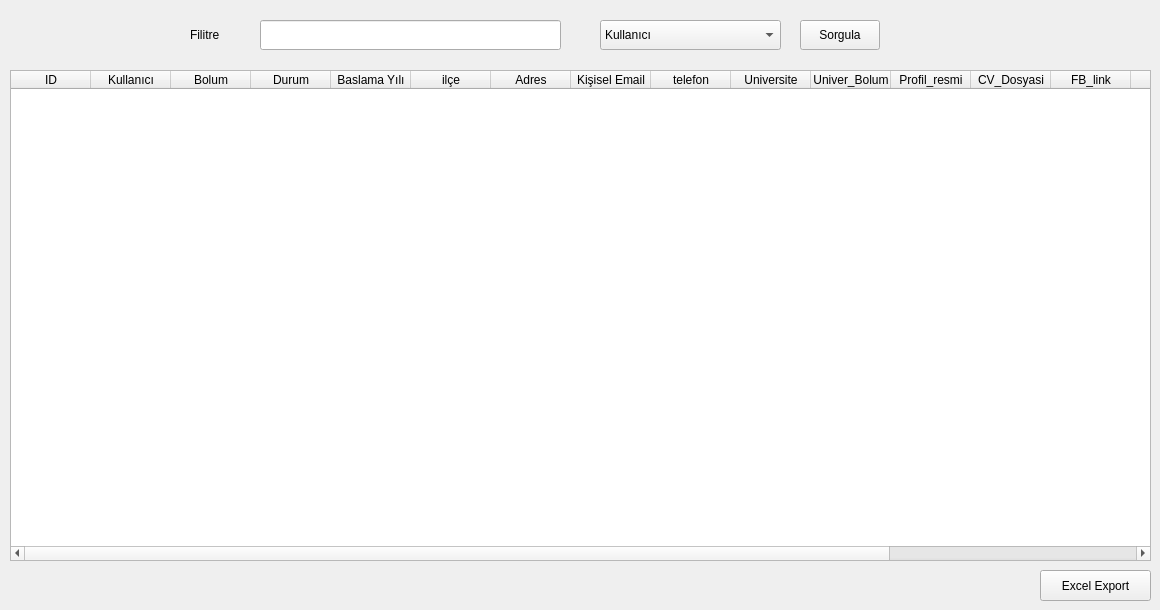
      <widget class="QWidget" name="tab_8">
       <attribute name="title">
        <string>Tum Liste</string>
       </attribute>
       <widget class="QTableWidget" name="tableWidget">
        <property name="geometry">
         <rect>
          <x>10</x>
          <y>70</y>
          <width>1141</width>
          <height>491</height>
         </rect>
        </property>
        <attribute name="horizontalHeaderDefaultSectionSize">
         <number>80</number>
        </attribute>
        <column>
         <property name="text">
          <string>ID</string>
         </property>
        </column>
        <column>
         <property name="text">
          <string>Kullanıcı</string>
         </property>
        </column>
        <column>
         <property name="text">
          <string>Bolum</string>
         </property>
        </column>
        <column>
         <property name="text">
          <string>Durum</string>
         </property>
        </column>
        <column>
         <property name="text">
          <string>Baslama Yılı</string>
         </property>
        </column>
        <column>
         <property name="text">
          <string>ilçe</string>
         </property>
        </column>
        <column>
         <property name="text">
          <string>Adres</string>
         </property>
        </column>
        <column>
         <property name="text">
          <string>Kişisel Email</string>
         </property>
        </column>
        <column>
         <property name="text">
          <string>telefon</string>
         </property>
        </column>
        <column>
         <property name="text">
          <string>Universite</string>
         </property>
        </column>
        <column>
         <property name="text">
          <string>Univer_Bolum</string>
         </property>
        </column>
        <column>
         <property name="text">
          <string>Profil_resmi</string>
         </property>
        </column>
        <column>
         <property name="text">
          <string>CV_Dosyasi</string>
         </property>
        </column>
        <column>
         <property name="text">
          <string>FB_link</string>
         </property>
        </column>
        <column>
         <property name="text">
          <string>Linkdin</string>
         </property>
        </column>
        <column>
         <property name="text">
          <string>Blog</string>
         </property>
        </column>
        <column>
         <property name="text">
          <string>Diger Link</string>
         </property>
        </column>
        <column>
         <property name="text">
          <string>Kayıt Tarihi</string>
         </property>
        </column>
       </widget>
       <widget class="QPushButton" name="pushButton_14">
        <property name="geometry">
         <rect>
          <x>1040</x>
          <y>570</y>
          <width>111</width>
          <height>31</height>
         </rect>
        </property>
        <property name="text">
         <string>Excel Export</string>
        </property>
       </widget>
       <widget class="QLineEdit" name="lineEdit_21">
        <property name="geometry">
         <rect>
          <x>260</x>
          <y>20</y>
          <width>301</width>
          <height>30</height>
         </rect>
        </property>
       </widget>
       <widget class="QLabel" name="label_25">
        <property name="geometry">
         <rect>
          <x>190</x>
          <y>20</y>
          <width>55</width>
          <height>30</height>
         </rect>
        </property>
        <property name="text">
         <string>Filitre</string>
        </property>
       </widget>
       <widget class="QPushButton" name="pushButton_7">
        <property name="geometry">
         <rect>
          <x>800</x>
          <y>20</y>
          <width>80</width>
          <height>30</height>
         </rect>
        </property>
        <property name="text">
         <string>Sorgula</string>
        </property>
       </widget>
       <widget class="QComboBox" name="comboBox_4">
        <property name="geometry">
         <rect>
          <x>600</x>
          <y>20</y>
          <width>181</width>
          <height>30</height>
         </rect>
        </property>
        <item>
         <property name="text">
          <string>Kullanıcı</string>
         </property>
        </item>
        <item>
         <property name="text">
          <string>Bolum</string>
         </property>
        </item>
        <item>
         <property name="text">
          <string>Durum</string>
         </property>
        </item>
        <item>
         <property name="text">
          <string>Baslama_yılı</string>
         </property>
        </item>
        <item>
         <property name="text">
          <string>İlçe</string>
         </property>
        </item>
        <item>
         <property name="text">
          <string>Kişisel Email</string>
         </property>
        </item>
        <item>
         <property name="text">
          <string>Telefon</string>
         </property>
        </item>
        <item>
         <property name="text">
          <string>Universite</string>
         </property>
        </item>
        <item>
         <property name="text">
          <string>Univ. Bolumu</string>
         </property>
        </item>
        <item>
         <property name="text">
          <string>Profil Resmi</string>
         </property>
        </item>
        <item>
         <property name="text">
          <string>CV Dosyası</string>
         </property>
        </item>
        <item>
         <property name="text">
          <string>FB Link</string>
         </property>
        </item>
        <item>
         <property name="text">
          <string>Linkdin</string>
         </property>
        </item>
        <item>
         <property name="text">
          <string>Blog</string>
         </property>
        </item>
       </widget>
      </widget>
